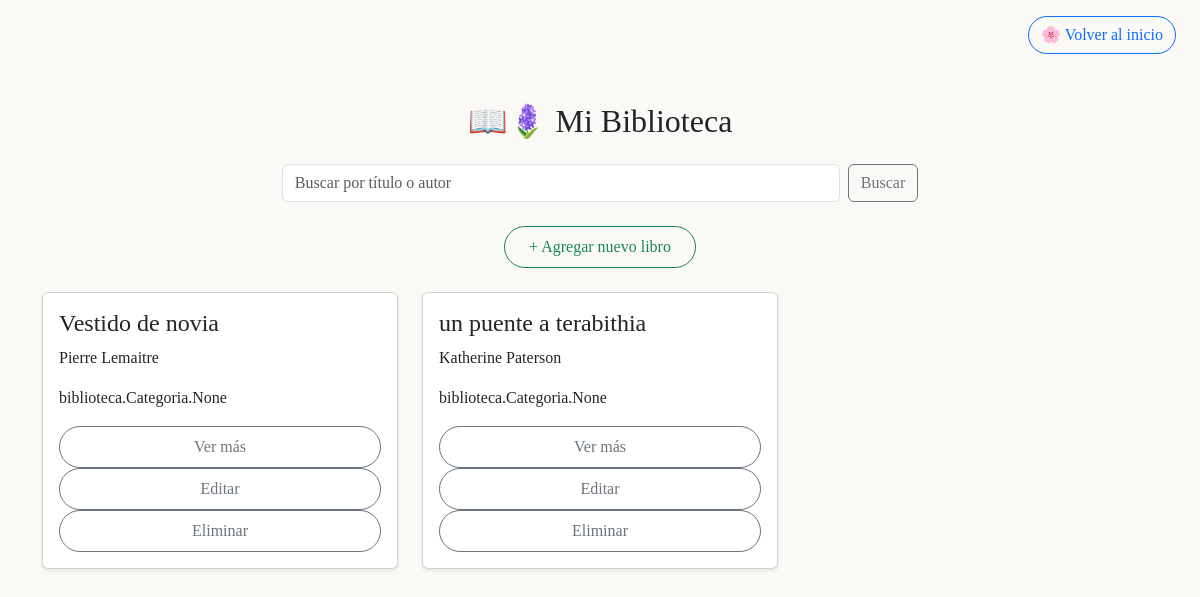
The page /biblioteca/ (signed in) on the database its author committed.
### biblioteca/models.py (models this page shows, shortened)
class LibroLeido(models.Model):
    usuario = models.ForeignKey(User, on_delete=models.CASCADE)
    titulo = models.CharField(max_length=200, default="Sin título")
    autor = models.CharField(max_length=100, default="Desconocido")
    categoria = models.ManyToManyField(Categoria, blank=True)
    resumen = models.TextField()
    estado = models.CharField(max_length=20, choices=[
        ('pendiente', 'Pendiente'),
        ('iniciado', 'Iniciado'),
        ('en_curso', 'En curso'),
        ('finalizado', 'Finalizado'),
        ('abandonado', 'Abandonado'),
    ])
    fecha_inicio = models.DateField(null=True, blank=True)
    fecha_fin = models.DateField(null=True, blank=True)
    pdf = models.FileField(upload_to='libros/', null=True, blank=True)
    link = models.URLField(blank=True, null=True)

### biblioteca/views.py (the view)
# urls.py: path('biblioteca/', views.biblioteca, name='biblioteca'),
@login_required
def biblioteca(request):
    libros = LibroLeido.objects.filter(usuario=request.user)  # o Libro.objects.all() según tu modelo
    return render(request, 'biblioteca/biblioteca.html', {'libros': libros})

### templates/biblioteca/biblioteca.html (shortened to what this page needs)
{% load static %}
<!DOCTYPE html>
<html lang="es">
<head>
    <link rel="stylesheet" href="https://cdn.jsdelivr.net/npm/bootstrap@5.3.0/dist/css/bootstrap.min.css">
    <link rel="stylesheet" href="{% static 'css/biblioteca.css' %}">
</head>
<body>
<div class="d-flex justify-content-end me-4 mt-3">
  <a href="{% url 'inicio' %}" class="btn btn-outline-primary rounded-pill">🌸 Volver al inicio</a>
</div>
<div class="container">
    <h2 class="text-center mb-4">📖🪻 Mi Biblioteca</h2>
    <form class="d-flex mb-4 justify-content-center" method="get">
        <input class="form-control me-2 w-50" type="search" name="q" placeholder="Buscar por título o autor" aria-label="Buscar">
        <button class="btn btn-outline-secondary" type="submit">Buscar</button>
    </form>
    <div class="text-center mb-4">
        <a href="{% url 'agregar_libro' %}" class="btn btn-outline-success rounded-pill px-4 py-2">+ Agregar nuevo libro</a>
    </div>
    <div class="row">
        {% for libro in libros %}
        <div class="col-md-4 mb-4">
            <div class="card p-3 shadow-sm h-100">
                <h4>{{ libro.titulo }}</h4>
                <p>{{ libro.autor }}</p>
                <p>{{ libro.categoria }}</p>
                <a href="{% url 'ver_libro' libro.pk %}" class="btn btn-outline-secondary rounded-pill px-4 py-2"> Ver más</a>
                <a href="{% url 'editar_libro' libro.pk %}" class="btn btn-outline-secondary rounded-pill px-4 py-2"> Editar</a>
                <a href="{% url 'eliminar_libro' libro.pk %}"  class="btn btn-outline-secondary rounded-pill px-4 py-2"> Eliminar</a>
            </div>
        </div>
        {% empty %}
        <p class="text-center">No hay libros disponibles.</p>
        {% endfor %}
    </div>
</div>
</body>
</html>

### static/css/biblioteca.css (style rules this page uses)
body { background-color: #faf9f6; font-family: 'Georgia', serif; }
.container { margin-top: 3rem; }

### rows shown on the page
LibroLeido: titulo "Vestido de novia", autor "Pierre Lemaitre", categoria "biblioteca.Categoria.None"
LibroLeido: titulo "un puente a terabithia", autor "Katherine Paterson", categoria "biblioteca.Categoria.None"
